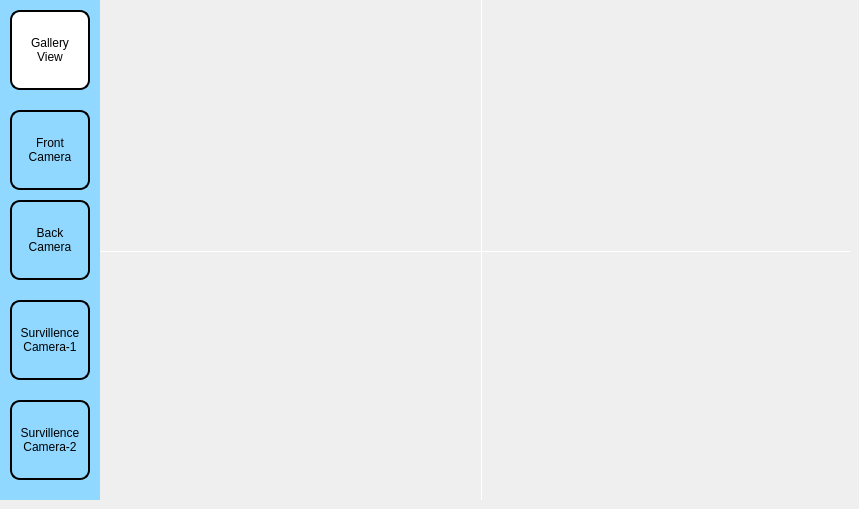
    <widget class="QWidget" name="CameraTab">
     <attribute name="icon">
      <iconset resource="source.qrc">
       <normaloff>:/logos/logos/CameraTabIcon.png</normaloff>:/logos/logos/CameraTabIcon.png</iconset>
     </attribute>
     <attribute name="title">
      <string/>
     </attribute>
     <widget class="QLabel" name="CameraTabBlueBackground">
      <property name="geometry">
       <rect>
        <x>0</x>
        <y>0</y>
        <width>100</width>
        <height>500</height>
       </rect>
      </property>
      <property name="styleSheet">
       <string notr="true">background-color:#90D8FF;</string>
      </property>
      <property name="text">
       <string/>
      </property>
     </widget>
     <widget class="QPushButton" name="FrontCameraButton">
      <property name="geometry">
       <rect>
        <x>10</x>
        <y>110</y>
        <width>80</width>
        <height>80</height>
       </rect>
      </property>
      <property name="styleSheet">
       <string notr="true">border: 2px solid #000000;
box-sizing: border-box;
border-radius: 10px;
border: 2px solid #000000;
box-sizing: border-box;
border-radius: 10px;
background: #90D8FF;
</string>
      </property>
      <property name="text">
       <string>Front
Camera</string>
      </property>
     </widget>
     <widget class="QLabel" name="FrontCameraView">
      <property name="geometry">
       <rect>
        <x>110</x>
        <y>10</y>
        <width>351</width>
        <height>221</height>
       </rect>
      </property>
      <property name="styleSheet">
       <string notr="true"/>
      </property>
      <property name="text">
       <string/>
      </property>
      <property name="pixmap">
       <pixmap>:/newPrefix/logos/camera2Icon.png</pixmap>
      </property>
      <property name="alignment">
       <set>Qt::AlignCenter</set>
      </property>
     </widget>
     <widget class="QPushButton" name="BackCameraButton">
      <property name="geometry">
       <rect>
        <x>10</x>
        <y>200</y>
        <width>80</width>
        <height>80</height>
       </rect>
      </property>
      <property name="styleSheet">
       <string notr="true">border: 2px solid #000000;
box-sizing: border-box;
border-radius: 10px;
border: 2px solid #000000;
box-sizing: border-box;
border-radius: 10px;
background: #90D8FF;
</string>
      </property>
      <property name="text">
       <string>Back
Camera</string>
      </property>
     </widget>
     <widget class="QPushButton" name="Survillence1CameraButton">
      <property name="geometry">
       <rect>
        <x>10</x>
        <y>300</y>
        <width>80</width>
        <height>80</height>
       </rect>
      </property>
      <property name="styleSheet">
       <string notr="true">border: 2px solid #000000;
box-sizing: border-box;
border-radius: 10px;
border: 2px solid #000000;
box-sizing: border-box;
border-radius: 10px;
background: #90D8FF;
</string>
      </property>
      <property name="text">
       <string>Survillence
Camera-1</string>
      </property>
     </widget>
     <widget class="QPushButton" name="Survillence2CameraButton">
      <property name="geometry">
       <rect>
        <x>10</x>
        <y>400</y>
        <width>80</width>
        <height>80</height>
       </rect>
      </property>
      <property name="styleSheet">
       <string notr="true">border: 2px solid #000000;
box-sizing: border-box;
border-radius: 10px;
border: 2px solid #000000;
box-sizing: border-box;
border-radius: 10px;
background: #90D8FF;
</string>
      </property>
      <property name="text">
       <string>Survillence
Camera-2</string>
      </property>
     </widget>
     <widget class="QPushButton" name="GalleryCameraButton">
      <property name="geometry">
       <rect>
        <x>10</x>
        <y>10</y>
        <width>80</width>
        <height>80</height>
       </rect>
      </property>
      <property name="styleSheet">
       <string notr="true">border: 2px solid #000000;
box-sizing: border-box;
border-radius: 10px;
border: 2px solid #000000;
box-sizing: border-box;
border-radius: 10px;
background: white;
</string>
      </property>
      <property name="text">
       <string>Gallery
View</string>
      </property>
     </widget>
     <widget class="Line" name="CallingTabHRLine_2">
      <property name="geometry">
       <rect>
        <x>480</x>
        <y>0</y>
        <width>3</width>
        <height>500</height>
       </rect>
      </property>
      <property name="styleSheet">
       <string notr="true">color:white;</string>
      </property>
      <property name="frameShadow">
       <enum>QFrame::Plain</enum>
      </property>
      <property name="lineWidth">
       <number>0</number>
      </property>
      <property name="orientation">
       <enum>Qt::Vertical</enum>
      </property>
     </widget>
     <widget class="Line" name="USBLine_2">
      <property name="geometry">
       <rect>
        <x>100</x>
        <y>250</y>
        <width>750</width>
        <height>3</height>
       </rect>
      </property>
      <property name="styleSheet">
       <string notr="true">color:white;</string>
      </property>
      <property name="frameShadow">
       <enum>QFrame::Plain</enum>
      </property>
      <property name="lineWidth">
       <number>0</number>
      </property>
      <property name="orientation">
       <enum>Qt::Horizontal</enum>
      </property>
     </widget>
     <widget class="QLabel" name="BackCameraView">
      <property name="geometry">
       <rect>
        <x>490</x>
        <y>10</y>
        <width>351</width>
        <height>221</height>
       </rect>
      </property>
      <property name="styleSheet">
       <string notr="true"/>
      </property>
      <property name="text">
       <string/>
      </property>
      <property name="pixmap">
       <pixmap>:/newPrefix/logos/camera2Icon.png</pixmap>
      </property>
      <property name="alignment">
       <set>Qt::AlignCenter</set>
      </property>
     </widget>
     <widget class="QLabel" name="Survilence2CameraView">
      <property name="geometry">
       <rect>
        <x>490</x>
        <y>260</y>
        <width>351</width>
        <height>221</height>
       </rect>
      </property>
      <property name="styleSheet">
       <string notr="true"/>
      </property>
      <property name="text">
       <string/>
      </property>
      <property name="pixmap">
       <pixmap>:/newPrefix/logos/camera2Icon.png</pixmap>
      </property>
      <property name="alignment">
       <set>Qt::AlignCenter</set>
      </property>
     </widget>
     <widget class="QLabel" name="Survilence1CameraView">
      <property name="geometry">
       <rect>
        <x>110</x>
        <y>260</y>
        <width>351</width>
        <height>221</height>
       </rect>
      </property>
      <property name="styleSheet">
       <string notr="true"/>
      </property>
      <property name="text">
       <string/>
      </property>
      <property name="pixmap">
       <pixmap>:/newPrefix/logos/camera2Icon.png</pixmap>
      </property>
      <property name="alignment">
       <set>Qt::AlignCenter</set>
      </property>
     </widget>
    </widget>
